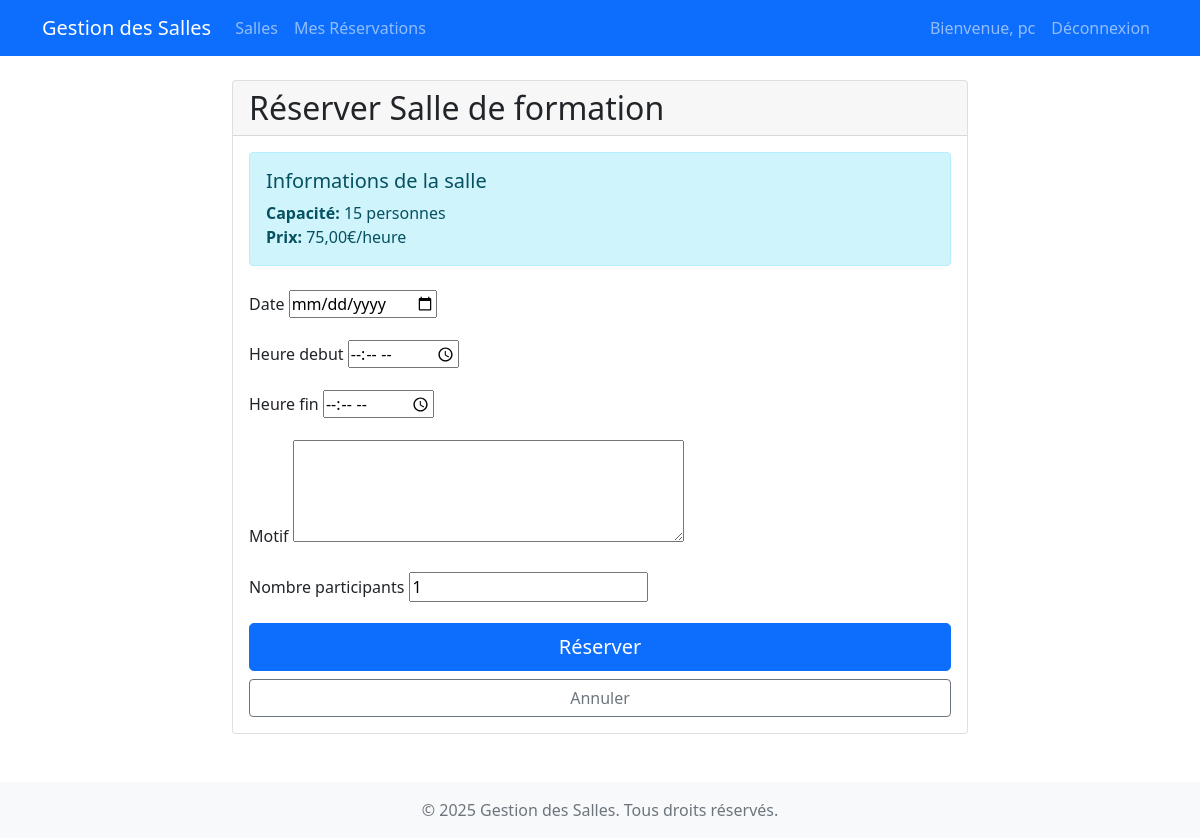
Page /salle/4/reserver/ (signed in) on the committed database.
### reservations/models.py (models this page shows, shortened)
class Salle(models.Model):
    nom = models.CharField(max_length=100, unique=True)
    capacite = models.IntegerField()
    description = models.TextField(blank=True)
    equipements = models.TextField(blank=True)
    disponible = models.BooleanField(default=True)
    image = models.ImageField(upload_to='salles/', blank=True, null=True)
    prix_par_heure = models.DecimalField(max_digits=10, decimal_places=2, default=0.00)
    class Meta:
        verbose_name = "Salle"
        verbose_name_plural = "Salles"

### reservations/views.py (the view)
# urls.py: path('salle/<int:salle_id>/reserver/', views.reserver_salle, name='reserver_salle'),
@login_required
def reserver_salle(request, salle_id):
    salle = get_object_or_404(Salle, id=salle_id)
    if request.method == 'POST':
        form = ReservationForm(request.POST)
        if form.is_valid():
            reservation = form.save(commit=False)
            reservation.utilisateur = request.user
            reservation.salle = salle  # Associer la salle avant la validation
            if not salle.disponible:
                messages.error(request, "Cette salle n'est pas disponible pour le moment.")
                return redirect('reservations:detail_salle', salle_id=salle.id)
            if reservation.date < date.today():
                messages.error(request, "La date de réservation ne peut pas être dans le passé.")
                return redirect('reservations:detail_salle', salle_id=salle.id)
            if reservation.heure_fin <= reservation.heure_debut:
                messages.error(request, "L'heure de fin doit être après l'heure de début.")
                return redirect('reservations:detail_salle', salle_id=salle.id)
            if reservation.nombre_participants < 1:
                messages.error(request, "Le nombre de participants doit être d'au moins 1.")
                return redirect('reservations:detail_salle', salle_id=salle.id)
            if reservation.nombre_participants > salle.capacite:
                messages.error(request, f"Le nombre de participants ({reservation.nombre_participants}) dépasse la capacité de la salle ({salle.capacite}).")
                return redirect('reservations:detail_salle', salle_id=salle.id)
            overlapping = Reservation.objects.filter(
                salle=salle,
                date=reservation.date,
                heure_debut__lt=reservation.heure_fin,
                heure_fin__gt=reservation.heure_debut
            ).exists()
            if overlapping:
                messages.error(request, "Cette salle est déjà réservée pour cette période.")
                return redirect('reservations:detail_salle', salle_id=salle.id)
            try:
                reservation.save()
                messages.success(request, "La réservation a été effectuée avec succès!")
                return redirect('reservations:mes_reservations')
            except Exception as e:
                messages.error(request, f"Une erreur est survenue: {str(e)}")
    else:
        form = ReservationForm()
    return render(request, 'reservations/reserver_salle.html', {
        'form': form,
        'salle': salle
    })

### reservations/forms.py (shortened to what this page needs)
class ReservationForm(forms.ModelForm):
    class Meta:
        model = Reservation
        fields = ['date', 'heure_debut', 'heure_fin', 'motif', 'nombre_participants']
        widgets = {
            'date': forms.DateInput(attrs={'type': 'date', 'min': date.today().isoformat()}),
            'heure_debut': forms.TimeInput(attrs={'type': 'time'}),
            'heure_fin': forms.TimeInput(attrs={'type': 'time'}),
            'motif': forms.Textarea(attrs={'rows': 4}),
        }

### reservations/templates/reservations/reserver_salle.html (shortened to what this page needs)
{% extends 'base.html' %}
{% block content %}
<div class="row justify-content-center">
    <div class="col-md-8">
        <div class="card">
            <div class="card-header">
                <h2 class="card-title mb-0">Réserver {{ salle.nom }}</h2>
            </div>
            <div class="card-body">
                <div class="alert alert-info">
                    <h5>Informations de la salle</h5>
                    <p class="mb-0">
                        <strong>Capacité:</strong> {{ salle.capacite }} personnes<br>
                        <strong>Prix:</strong> {{ salle.prix_par_heure }}€/heure
                    </p>
                </div>
                <form method="post" class="mt-4">
                    {% for field in form %}
                    <div class="mb-3">
                        <label for="{{ field.id_for_label }}" class="form-label">{{ field.label }}</label>
                        {{ field }}
                    </div>
                    {% endfor %}
                    <div class="d-grid gap-2">
                        <button type="submit" class="btn btn-primary btn-lg">Réserver</button>
                        <a href="{% url 'reservations:detail_salle' salle.id %}" class="btn btn-outline-secondary">Annuler</a>
                    </div>
                </form>
            </div>
        </div>
    </div>
</div>
{% endblock %}

### templates/base.html (shortened to what this page needs)
<!DOCTYPE html>
<html lang="fr">
<head>
    <link href="https://cdn.jsdelivr.net/npm/bootstrap@5.1.3/dist/css/bootstrap.min.css" rel="stylesheet">
</head>
<body>
    <nav class="navbar navbar-expand-lg navbar-dark bg-primary">
        <div class="container">
            <a class="navbar-brand" href="{% url 'reservations:liste_salles' %}">Gestion des Salles</a>
            <div class="collapse navbar-collapse" id="navbarNav">
                <ul class="navbar-nav me-auto">
                    <li class="nav-item">
                        <a class="nav-link" href="{% url 'reservations:liste_salles' %}">Salles</a>
                    </li>
                    {% if user.is_authenticated %}
                    <li class="nav-item">
                        <a class="nav-link" href="{% url 'reservations:mes_reservations' %}">Mes Réservations</a>
                    </li>
                    {% endif %}
                </ul>
                <ul class="navbar-nav">
                    {% if user.is_authenticated %}
                    <li class="nav-item">
                        <span class="nav-link">Bienvenue, {{ user.username }}</span>
                    </li>
                    <li class="nav-item">
                        <a class="nav-link" href="{% url 'reservations:logout' %}">Déconnexion</a>
                    </li>
                    {% else %}
                    <li class="nav-item">
                        <a class="nav-link" href="{% url 'login' %}">Connexion</a>
                    </li>
                    {% endif %}
                </ul>
            </div>
        </div>
    </nav>
    <div class="container mt-4">
        {% block content %}
        {% endblock %}
    </div>
    <footer class="footer mt-5 py-3 bg-light">
        <div class="container text-center">
            <span class="text-muted">© {% now "Y" %} Gestion des Salles. Tous droits réservés.</span>
        </div>
    </footer>
</body>
</html>

### rows in the picture
Salle: nom "Salle de formation", capacite "15", prix_par_heure "75,00"

### other values in the picture
{{ user.username }} "pc"
{{ field.label }} "Date" "Heure debut" "Heure fin" "Motif" "Nombre participants"
